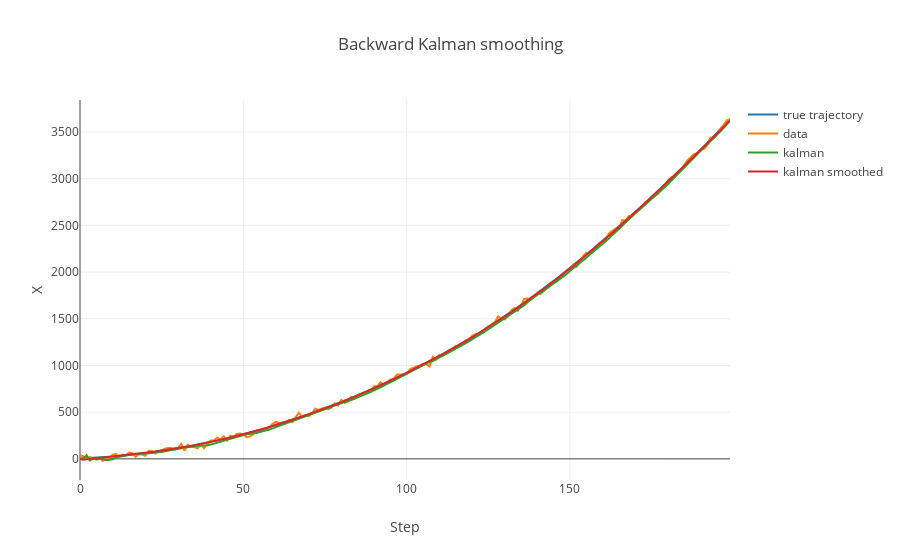

Source (notebook cell):
### Code cell
data = [
    go.Scatter(
        y=tr[:,0],
        name='true trajectory'
    ),
    go.Scatter(
        y=msr,
        name='data'
    ),
    go.Scatter(
        y=X[:,0],
        name='kalman'
    ),
    go.Scatter(
        y=XN[:,0],
        name='kalman smoothed'
    ),
]

layout= go.Layout(
    title= 'Backward Kalman smoothing',
    xaxis= dict(
        title= 'Step',
    ),
    yaxis=dict(
        title= 'X',
    ),
    showlegend= True
)
fig= go.Figure(data=data, layout=layout)
iplot(fig)

### Figure 1 — Plotly figure (JSON) as saved in the notebook; plotly's stock layout.template omitted (floating-point values rounded to 4 significant figures; data arrays with more than 128 entries replaced by an {"elided": "..."} marker saying what was removed)
{"data": [{"name": "true trajectory", "type": "scatter", "uid": "bd7e1946-3438-11e9-a09e-20c9d081d2d3", "y": {"elided": "200 float values"}}, {"name": "data", "type": "scatter", "uid": "bd80bee2-3438-11e9-a323-20c9d081d2d3", "y": {"elided": "200 float values"}}, {"name": "kalman", "type": "scatter", "uid": "bd80c450-3438-11e9-97ea-20c9d081d2d3", "y": {"elided": "200 float values"}}, {"name": "kalman smoothed", "type": "scatter", "uid": "bd80c7de-3438-11e9-b1a4-20c9d081d2d3", "y": {"elided": "200 float values"}}], "layout": {"showlegend": true, "title": "Backward Kalman smoothing", "xaxis": {"title": "Step"}, "yaxis": {"title": "X"}}}
